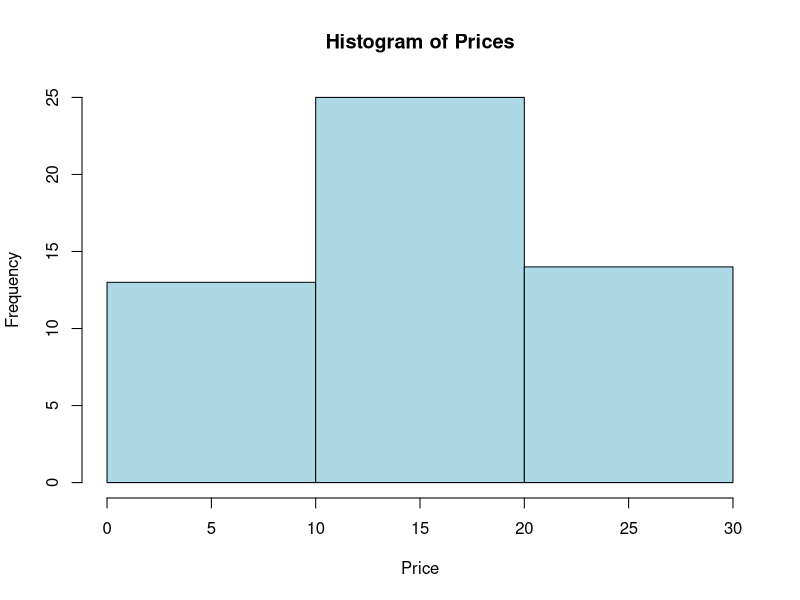

Source code (R):
prices <- c(1, 1, 5, 5, 5, 5, 5, 8, 8, 10, 10, 10, 10, 12, 14, 14, 14, 15, 15, 15, 15, 15, 15, 18, 18, 18, 18, 18, 18, 18, 18, 20, 20, 20, 20, 20, 20, 20, 21, 21, 21, 21, 25, 25, 25, 25, 25, 28, 28, 30, 30, 30)

# Equal-frequency Partitioning
bins <- cut(prices, breaks = 3, labels = FALSE)
print(bins)

bin_means <- tapply(prices, bins, mean)
print(bin_means)

bin_boundaries <- cut(prices, breaks = 3, labels = FALSE, include.lowest = TRUE)
print(bin_boundaries)

hist(prices, breaks = 3, col = " lightblue ", main = "Histogram of Prices", xlab = "Price", ylab="Frequency")

